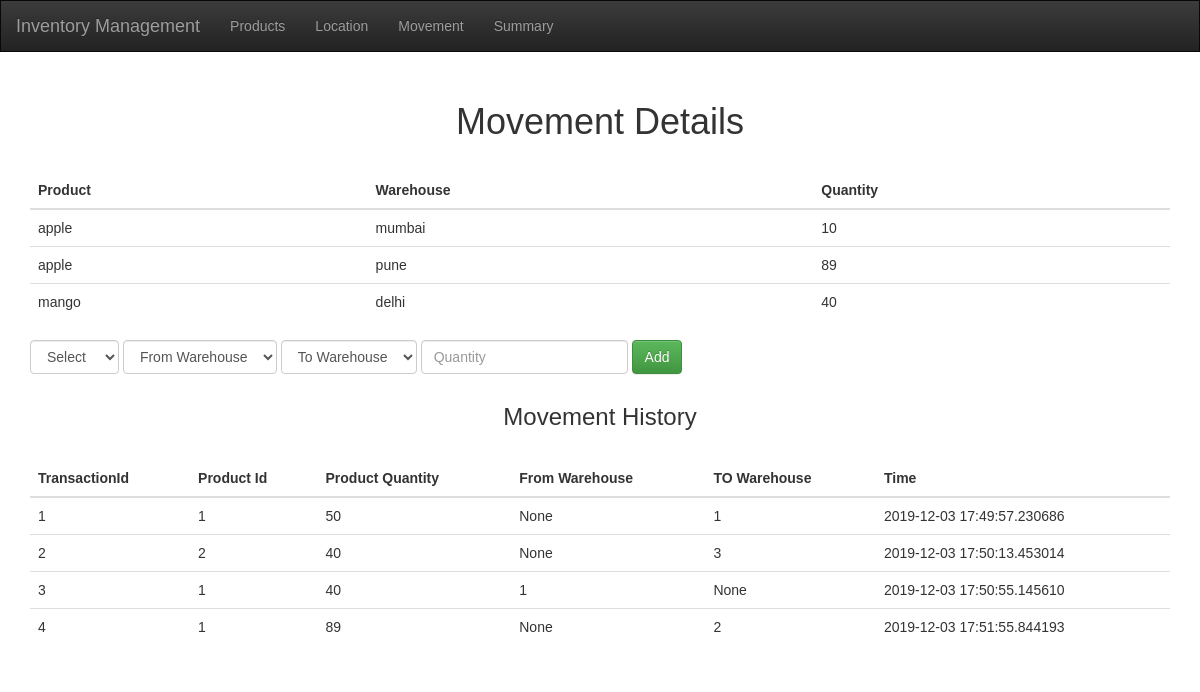
The app's page /management, older data.
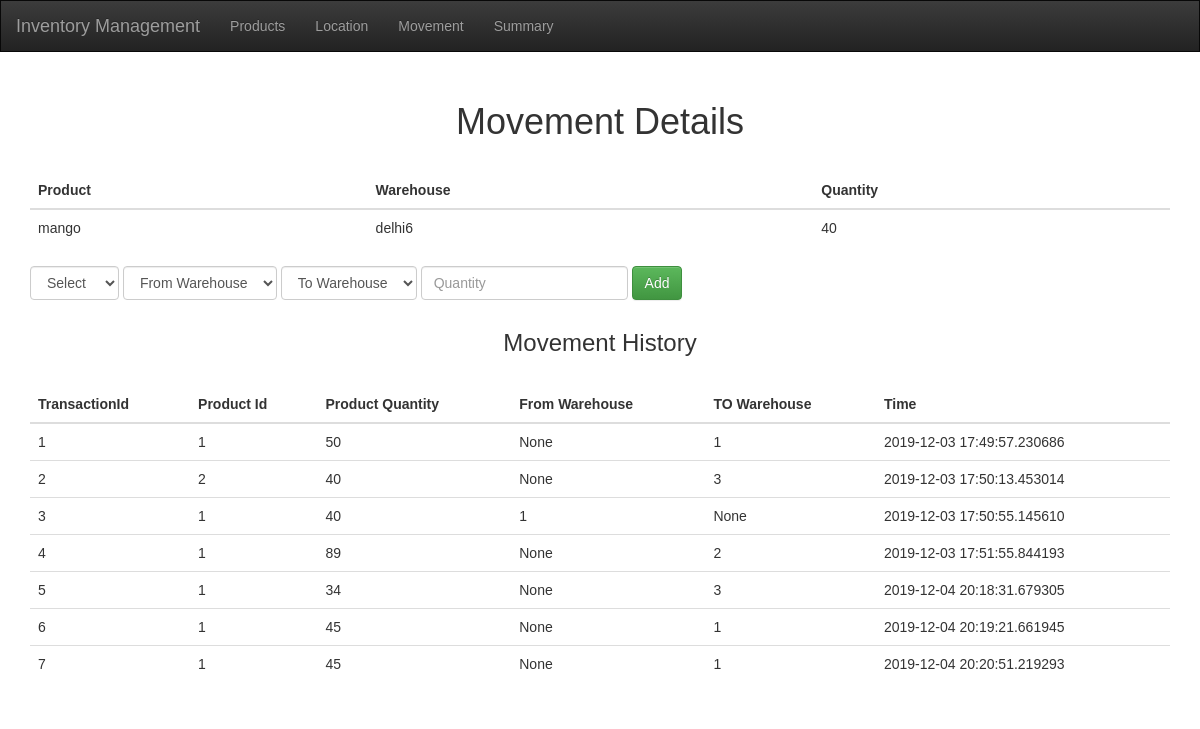
The same page, newer data.
### app.py (models this page shows, shortened)
class Product(db.Model):
    product_id = db.Column(db.Integer, primary_key=True)
    product_name = db.Column(db.String, nullable=False)
    Quantity = db.Column(db.Integer , default=0)
    unallocted = db.Column(db.Integer)

class Location(db.Model):
    location_id = db.Column(db.Integer, primary_key=True)
    location = db.Column(db.String, nullable=False)

class mapping(db.Model):
    trans_id= db.Column(db.Integer, primary_key = True)
    prod_quantity = db.Column(db.Integer, nullable = False)
    product_id = db.Column(db.Integer, db.ForeignKey('product.product_id'), nullable=False)
    from_loc = db.Column(db.Integer, db.ForeignKey('location.location_id'))
    to_loc = db.Column(db.Integer, db.ForeignKey('location.location_id'))
    date_created = db.Column(db.DateTime, default=datetime.utcnow())
    product = db.relationship("Product")
    location = db.relationship("Location", foreign_keys=[to_loc])
    location_for = db.relationship("Location", foreign_keys=[from_loc])

### app.py (the view, shortened to what this page needs)
@app.route("/management", methods=["GET","POST"])
def managementInventory():
    msg = None
    mapping_summary = None
    conn = sqlite3.connect('test.db',detect_types = sqlite3.PARSE_DECLTYPES)
    cur = conn.cursor()
    cur.execute(QueryDic['product'])
    product = cur.fetchall()
    cur.execute(QueryDic['location'])
    locations = cur.fetchall()
    if request.method=='GET':
        cur.execute(QueryDic['mapping'])
        mapping_summary = cur.fetchall()
        log_summary = []
        for p_id in [x[0] for x in product]:
            cur.execute(QueryDic["temp_prod_name"], (p_id, ))
            temp_prod_name = cur.fetchone()
            for l_id in [x[0] for x in locations]:
                cur.execute(QueryDic['temp_loc_name'], (l_id,))
                temp_loc_name = cur.fetchone()
                cur.execute(QueryDic['sum_to_loc'], (p_id, l_id))
                sum_to_loc = cur.fetchone()
                cur.execute(QueryDic['sum_from_loc'], (p_id, l_id))
                sum_from_loc = cur.fetchone()
                if sum_from_loc[0] is None:
                    sum_from_loc = (0,)
                if sum_to_loc[0] is None:
                    sum_to_loc = (0,)
                log_summary += [(temp_prod_name + temp_loc_name + (sum_to_loc[0] - sum_from_loc[0],))]
    if msg:
        print("====",msg)
        return redirect('/management')
    conn.commit()
    return render_template('movement.html', logSummary=log_summary,product=product,locations=locations, mapping_summary=mapping_summary, msg=msg)

### template/movement.html (shortened to what this page needs)
{% extends 'base.html'%}
{% block body %}
<div class="container">
    <h1 class="headerStyle">Movement Details</h1>
    {% if logSummary == None or logSummary|length == 0 %}
            <h3  class="font-weight-light headerStyle">Summary not available yet</h3>
        {% else %}
            <table class="table" id="summary">
                <thead>
                <tr>
                    <th scope="col">Product</th>
                    <th scope="col">Warehouse</th>
                    <th scope="col">Quantity</th>
                </tr>
                </thead>
                <tbody>
                    {% for data in logSummary %}
                        {% if data[2] != 0 %}
                        <tr>
                            <td>{{ data[0] }}</td>
                            <td>{{ data[1] }}</td>
                            <td>{{ data[2] }}</td>
                        </tr>
                        {% endif %}
                    {% endfor %}
                </tbody>
            </table>
        {% endif %}
     <form name="myForm" class="form-inline MovementForm" action="/management" method="POST" >
        <div class="form-group">
            <select id ="product" class="form-control" name="product" width="2000px" placeholder="Select the product" required>
                <option value="" selected> Select </option>
            </select>
        </div>
        <div class="form-group">
            <select id ="from_loc"class="form-control" name="from_loc" width="300px" placeholder="From Warehouse">
                    <option value="" selected> From Warehouse </option>
            </select>
         </div>
         <div class="form-group">
            <select  id ="to_loc" class="form-control" name="to_loc" width="300px" placeholder="To Warehouse">
                    <option value="" selected> To Warehouse </option>
            </select>
         </div>
         <div class="form-group">
            <input id="quantity" type="number" name="quantity" placeholder="Quantity" class="form-control" required>
         </div>
        <div class="form-group">
           <input type="submit" class="btn btn-success submitBtn" value="Add" id="submitBtn">
        </div>
     </form>
   <h3 class="headerStyle" >Movement History</h3>
   {% if mapping_summary == None or mapping_summary|length == 0 %}
   <h3  class="font-weight-light headerStyle">History not available yet</h3>
   {% else %}
       <table class="table" id="summary">
           <thead>
           <tr>
               <th scope="col">TransactionId</th>
               <th scope="col">Product Id </th>
               <th scope="col">Product Quantity</th>
               <th scope="col">From Warehouse </th>
               <th scope="col">TO Warehouse </th>
               <th scope="col">Time </th>
           </tr>
           </thead>
           <tbody>
               {% for data in mapping_summary %}
                   <tr>
                       <td>{{ data[0] }}</td>
                       <td>{{ data[2] }}</td>
                       <td>{{ data[1] }}</td>
                       <td>{{ data[3] }}</td>
                       <td>{{ data[4] }}</td>
                       <td>{{ data[5] }}</td>
                   </tr>
               {% endfor %}
           </tbody>
       </table>
   {% endif  %}
  </div>
{% endblock %}

Row changes from the older to the newer data that the page shows:
removed Product: product_name "apple" "apple"
no longer on this page (row unchanged): Location: location "mumbai"
removed Location: location "pune"
added mapping: trans_id "5", product "1", prod_quantity "34", data "None", to_loc "3", date_created "2019-12-04 20:18:31.679305"
added mapping: trans_id "6", product "1", prod_quantity "45", data "None", to_loc "1", date_created "2019-12-04 20:19:21.661945"
added mapping: trans_id "7", product "1", prod_quantity "45", data "None", to_loc "1", date_created "2019-12-04 20:20:51.219293"
Text that changed along with them:
new list line: "mango"
new list line: "delhi6"
new list line: "40"
list line gone: "10"
list line gone: "89"
list line gone: "mango"
list line gone: "delhi"
list line gone: "40"
